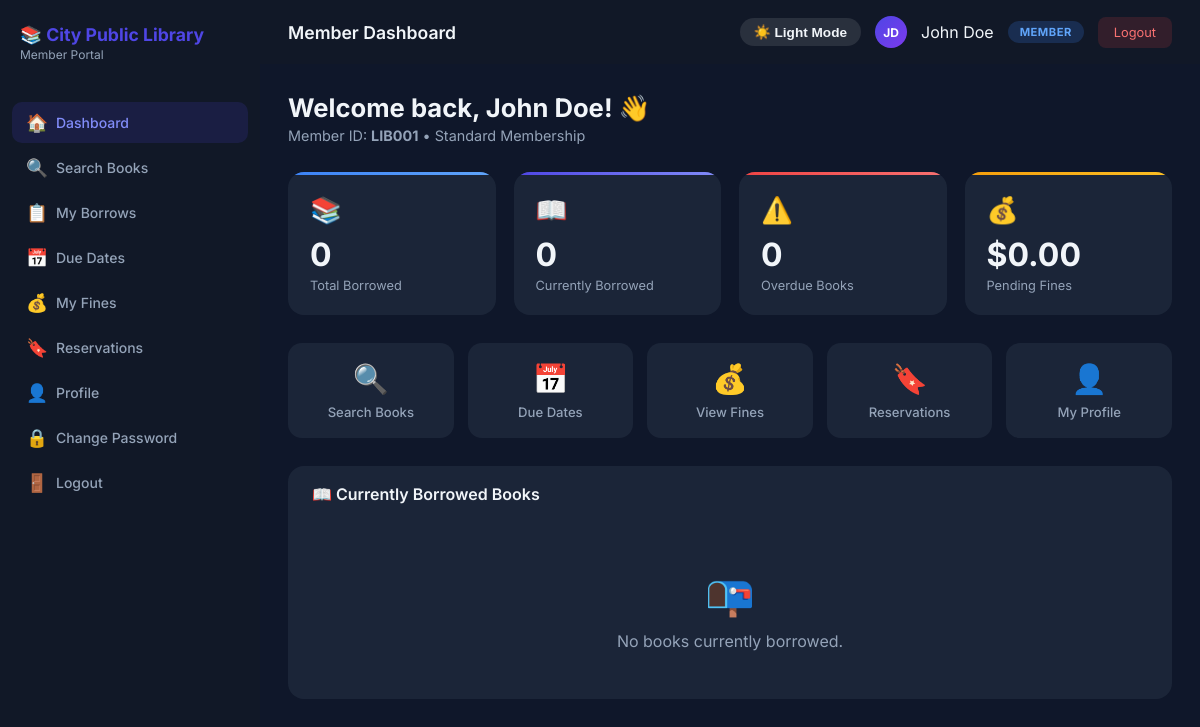
Page /member/dashboard.php (signed in) on the committed database.
### tables this page shows
CREATE TABLE `system_settings` (
  `id` int(11) NOT NULL AUTO_INCREMENT,
  `setting_key` varchar(100) NOT NULL,
  `setting_value` text DEFAULT NULL,
  `updated_at` timestamp NOT NULL DEFAULT current_timestamp() ON UPDATE current_timestamp(),
  PRIMARY KEY (`id`),
  UNIQUE KEY `setting_key` (`setting_key`)
);

CREATE TABLE `users` (
  `id` int(11) NOT NULL AUTO_INCREMENT,
  `username` varchar(50) NOT NULL,
  `email` varchar(100) DEFAULT NULL,
  `password` varchar(255) NOT NULL,
  `role` enum('superadmin','admin','staff','member') NOT NULL DEFAULT 'member',
  `full_name` varchar(100) NOT NULL,
  `phone` varchar(20) DEFAULT NULL,
  `address` text DEFAULT NULL,
  `profile_pic` varchar(255) DEFAULT NULL,
  `status` enum('active','inactive') NOT NULL DEFAULT 'active',
  `created_at` timestamp NOT NULL DEFAULT current_timestamp(),
  PRIMARY KEY (`id`),
  UNIQUE KEY `username` (`username`),
  UNIQUE KEY `email` (`email`)
);

CREATE TABLE `members` (
  `id` int(11) NOT NULL AUTO_INCREMENT,
  `user_id` int(11) NOT NULL,
  `member_id` varchar(20) NOT NULL,
  `membership_type` varchar(50) DEFAULT 'Standard',
  `join_date` date NOT NULL,
  `expiry_date` date NOT NULL,
  `status` enum('active','expired','suspended') NOT NULL DEFAULT 'active',
  PRIMARY KEY (`id`),
  UNIQUE KEY `member_id` (`member_id`),
  KEY `user_id` (`user_id`),
  CONSTRAINT `members_ibfk_1` FOREIGN KEY (`user_id`) REFERENCES `users` (`id`) ON DELETE CASCADE
);

### config/db.php (called while the page is built, shortened)
<?php
function getSiteName(PDO $pdo): string {
    static $name = null;
    if ($name === null) {
        try {
            $stmt = $pdo->prepare("SELECT setting_value FROM system_settings WHERE setting_key='library_name' LIMIT 1");
            $stmt->execute();
            $name = $stmt->fetchColumn() ?: 'City Public Library';
        } catch (Exception $e) {
            $name = 'City Public Library';
        }
    }
    return $name;
}

### member/dashboard.php (the view, shortened to what this page needs)
<?php
require_once '../config/db.php';
require_once '../includes/functions.php';
$user_id = $_SESSION['user_id'];
$stmt = $pdo->prepare("SELECT u.*, m.id as member_db_id, m.member_id, m.membership_type, m.join_date, m.expiry_date FROM users u LEFT JOIN members m ON u.id = m.user_id WHERE u.id = ?");
$stmt->execute([$user_id]);
$member = $stmt->fetch();
$member_db_id = $member['member_db_id'] ?? 0;
$total_borrowed = 0; $currently_borrowed = 0; $overdue_books = 0; $pending_fines = 0;
if ($member_db_id) {
    $stmt = $pdo->prepare("SELECT COUNT(*) FROM book_issues WHERE member_id = ?");
    $stmt->execute([$member_db_id]);
    $total_borrowed = $stmt->fetchColumn();
    $stmt = $pdo->prepare("SELECT COUNT(*) FROM book_issues WHERE member_id = ? AND status = 'issued'");
    $stmt->execute([$member_db_id]);
    $currently_borrowed = $stmt->fetchColumn();
    $stmt = $pdo->prepare("SELECT COUNT(*) FROM book_issues WHERE member_id = ? AND status = 'issued' AND due_date < CURDATE()");
    $stmt->execute([$member_db_id]);
    $overdue_books = $stmt->fetchColumn();
    $stmt = $pdo->prepare("SELECT COALESCE(SUM(amount),0) FROM fines WHERE member_id = ? AND status = 'pending'");
    $stmt->execute([$member_db_id]);
    $pending_fines = $stmt->fetchColumn();
    $stmt = $pdo->prepare("
        SELECT bi.*, b.title, b.author
        FROM book_issues bi
        JOIN books b ON bi.book_id = b.id
        WHERE bi.member_id = ? AND bi.status = 'issued'
        ORDER BY bi.due_date ASC
    ");
    $stmt->execute([$member_db_id]);
    $borrowed = $stmt->fetchAll();
} else {
    $borrowed = [];
}
?>
<!DOCTYPE html>
<html lang="en">
<head>
<title>Member Dashboard - <?= getSiteName($pdo) ?></title>
<link rel="stylesheet" href="../assets/css/style.css">
</head>
<body>
<aside class="sidebar">
    <div class="sidebar-logo">
        <h2>📚 <?= getSiteName($pdo) ?></h2>
        <p>Member Portal</p>
    </div>
    <nav class="sidebar-nav">
        <a href="dashboard.php" class="active"><span class="icon">🏠</span> Dashboard</a>
        <a href="search.php"><span class="icon">🔍</span> Search Books</a>
        <a href="borrow_history.php"><span class="icon">📋</span> My Borrows</a>
        <a href="due_dates.php"><span class="icon">📅</span> Due Dates</a>
        <a href="fines.php"><span class="icon">💰</span> My Fines</a>
        <a href="reservations.php"><span class="icon">🔖</span> Reservations</a>
        <a href="profile.php"><span class="icon">👤</span> Profile</a>
        <a href="change_password.php"><span class="icon">🔒</span> Change Password</a>
        <a href="../logout.php"><span class="icon">🚪</span> Logout</a>
    </nav>
</aside>
<div class="main">
    <nav class="navbar">
        <div class="navbar-left">Member Dashboard</div>
        <div class="navbar-right">
            <button type="button" class="theme-toggle-btn" onclick="toggleTheme()">☀️ Light Mode</button>
            <?= renderUserAvatar(32) ?>
            <span><?= htmlspecialchars($_SESSION['full_name'] ?? 'Member') ?></span>
            <span class="badge">MEMBER</span>
            <a href="../logout.php" class="logout-btn">Logout</a>
        </div>
    </nav>
    <div class="content">
        <div class="page-header">
            <h1>Welcome back, <?= htmlspecialchars($member['full_name'] ?? $_SESSION['full_name']) ?>! 👋</h1>
            <p><?= $member['member_id'] ? 'Member ID: <strong>' . htmlspecialchars($member['member_id']) . '</strong> &bull; ' . htmlspecialchars($member['membership_type'] ?? 'Standard') . ' Membership' : 'Your member profile is being set up.' ?></p>
        </div>
        <div class="stats-grid">
            <div class="stat-card blue">
                <div class="stat-icon">📚</div>
                <div class="stat-num"><?= $total_borrowed ?></div>
                <div class="stat-label">Total Borrowed</div>
            </div>
            <div class="stat-card indigo">
                <div class="stat-icon">📖</div>
                <div class="stat-num"><?= $currently_borrowed ?></div>
                <div class="stat-label">Currently Borrowed</div>
            </div>
            <div class="stat-card red">
                <div class="stat-icon">⚠️</div>
                <div class="stat-num"><?= $overdue_books ?></div>
                <div class="stat-label">Overdue Books</div>
            </div>
            <div class="stat-card amber">
                <div class="stat-icon">💰</div>
                <div class="stat-num">$<?= number_format($pending_fines, 2) ?></div>
                <div class="stat-label">Pending Fines</div>
            </div>
        </div>
        <div class="quick-links">
            <a href="search.php" class="quick-link"><div class="ql-icon">🔍</div><span>Search Books</span></a>
            <a href="due_dates.php" class="quick-link"><div class="ql-icon">📅</div><span>Due Dates</span></a>
            <a href="fines.php" class="quick-link"><div class="ql-icon">💰</div><span>View Fines</span></a>
            <a href="reservations.php" class="quick-link"><div class="ql-icon">🔖</div><span>Reservations</span></a>
            <a href="profile.php" class="quick-link"><div class="ql-icon">👤</div><span>My Profile</span></a>
        </div>
        <div class="card">
            <div class="card-header">
                <h3>📖 Currently Borrowed Books</h3>
            </div>
            <?php if (empty($borrowed)): ?>
            <div class="empty-state">
                <div class="emoji">📭</div>
                <p>No books currently borrowed.</p>
            </div>
            <?php endif; ?>
        </div>
    </div>
</div>
</body>
</html>

### includes/functions.php (shortened to what this page needs)
<?php
require_once __DIR__ . '/../config/db.php';
function renderUserAvatar($size = 36, $customPdo = null) {
    global $pdo;
    $db = $customPdo ?: $pdo;
    $userId = $_SESSION['user_id'] ?? 0;
    $pic = $_SESSION['profile_pic'] ?? '';
    $name = $_SESSION['full_name'] ?? 'User';
    if ($userId && $db) {
        try {
            $stmt = $db->prepare("SELECT profile_pic, full_name FROM users WHERE id = ?");
            $stmt->execute([$userId]);
            $u = $stmt->fetch();
            if ($u) {
                if (!empty($u['full_name'])) {
                    $name = $u['full_name'];
                }
            }
        } catch (Exception $e) {}
    }
    $projectRoot = dirname(__DIR__);
    $initials = strtoupper(substr($name, 0, 1));
    if (strpos($name, ' ') !== false) {
        $parts = explode(' ', $name);
        $initials = strtoupper(substr($parts[0], 0, 1) . substr($parts[1], 0, 1));
    }
    $fontSize = floor($size * 0.4);
    return "<span style='display:inline-flex; align-items:center; justify-content:center; width:{$size}px; height:{$size}px; border-radius:50%; background:linear-gradient(135deg,#4f46e5,#7c3aed); color:white; font-weight:700; font-size:{$fontSize}px; vertical-align:middle;'>{$initials}</span>";
}

### assets/css/style.css (style rules this page uses)
:root { --bg-primary: #0f172a; --bg-secondary: #1e293b; --bg-card: rgba(30, 41, 59, 0.85); --sidebar-bg: #111827; --header-bg: #1e293b; --accent-primary: #4f46e5; --accent-secondary: #7c3aed; --accent-amber: #f59e0b; --accent-green: #10b981; --accent-red: #ef4444; --text-primary: #f1f5f9; --text-secondary: #94a3b8; --border: rgba(255, 255, 255, 0.08); --input-bg: #0f172a; --table-hover: rgba(255, 255, 255, 0.03); --shadow: 0 4px 20px rgba(0, 0, 0, 0.2); }
.theme-toggle-btn { background: rgba(255, 255, 255, 0.1); border: 1px solid var(--border); color: var(--text-primary); padding: 6px 14px; border-radius: 20px; cursor: pointer; font-size: 0.85rem; font-weight: 600; display: inline-flex; align-items: center; gap: 6px; transition: all 0.2s ease; }

### rows in the picture
system_settings: setting_value "City Public Library"
users: full_name "JD"
members: user.full_name "John Doe", member "LIB001", membership_type "Standard"

### other values in the picture
$_SESSION['full_name'] "John Doe"
$total_borrowed "0"
$currently_borrowed "0"
$overdue_books "0"
$pending_fines "0.00"
